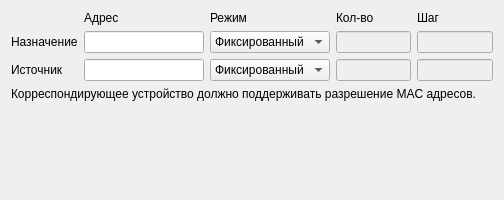
<?xml version="1.0" encoding="UTF-8"?>
<ui version="4.0">
 <class>mac</class>
 <widget class="QWidget" name="mac">
  <property name="geometry">
   <rect>
    <x>0</x>
    <y>0</y>
    <width>504</width>
    <height>200</height>
   </rect>
  </property>
  <property name="windowTitle">
   <string>Form</string>
  </property>
  <layout class="QGridLayout">
   <item row="0" column="1">
    <widget class="QLabel" name="label_6">
     <property name="text">
      <string>Адрес</string>
     </property>
    </widget>
   </item>
   <item row="0" column="2">
    <widget class="QLabel" name="label_2">
     <property name="text">
      <string>Режим</string>
     </property>
    </widget>
   </item>
   <item row="0" column="3">
    <widget class="QLabel" name="label_4">
     <property name="text">
      <string>Кол-во</string>
     </property>
    </widget>
   </item>
   <item row="0" column="4">
    <widget class="QLabel" name="label_5">
     <property name="text">
      <string>Шаг</string>
     </property>
    </widget>
   </item>
   <item row="1" column="0">
    <widget class="QLabel" name="label">
     <property name="text">
      <string>Назначение</string>
     </property>
    </widget>
   </item>
   <item row="1" column="1">
    <widget class="QLineEdit" name="leDstMac">
     <property name="minimumSize">
      <size>
       <width>120</width>
       <height>0</height>
      </size>
     </property>
     <property name="inputMask">
      <string>&gt;HH HH HH HH HH HH</string>
     </property>
     <property name="text">
      <string>     </string>
     </property>
    </widget>
   </item>
   <item row="1" column="2">
    <widget class="QComboBox" name="cmbDstMacMode">
     <item>
      <property name="text">
       <string>Фиксированный</string>
      </property>
     </item>
     <item>
      <property name="text">
       <string>Инкремент</string>
      </property>
     </item>
     <item>
      <property name="text">
       <string>Декремент</string>
      </property>
     </item>
     <item>
      <property name="text">
       <string>Разрешить</string>
      </property>
     </item>
    </widget>
   </item>
   <item row="1" column="3">
    <widget class="QLineEdit" name="leDstMacCount">
     <property name="enabled">
      <bool>false</bool>
     </property>
     <property name="text">
      <string/>
     </property>
     <property name="cursorPosition">
      <number>0</number>
     </property>
    </widget>
   </item>
   <item row="1" column="4">
    <widget class="QLineEdit" name="leDstMacStep">
     <property name="enabled">
      <bool>false</bool>
     </property>
     <property name="text">
      <string/>
     </property>
     <property name="cursorPosition">
      <number>0</number>
     </property>
    </widget>
   </item>
   <item row="2" column="0">
    <widget class="QLabel" name="label_3">
     <property name="text">
      <string>Источник</string>
     </property>
    </widget>
   </item>
   <item row="2" column="1">
    <widget class="QLineEdit" name="leSrcMac">
     <property name="inputMask">
      <string>&gt;HH HH HH HH HH HH</string>
     </property>
     <property name="text">
      <string>     </string>
     </property>
    </widget>
   </item>
   <item row="2" column="2">
    <widget class="QComboBox" name="cmbSrcMacMode">
     <item>
      <property name="text">
       <string>Фиксированный</string>
      </property>
     </item>
     <item>
      <property name="text">
       <string>Инкремент</string>
      </property>
     </item>
     <item>
      <property name="text">
       <string>Декремент</string>
      </property>
     </item>
     <item>
      <property name="text">
       <string>Разрешить</string>
      </property>
     </item>
    </widget>
   </item>
   <item row="2" column="3">
    <widget class="QLineEdit" name="leSrcMacCount">
     <property name="enabled">
      <bool>false</bool>
     </property>
     <property name="text">
      <string/>
     </property>
    </widget>
   </item>
   <item row="2" column="4">
    <widget class="QLineEdit" name="leSrcMacStep">
     <property name="enabled">
      <bool>false</bool>
     </property>
     <property name="text">
      <string/>
     </property>
     <property name="cursorPosition">
      <number>0</number>
     </property>
    </widget>
   </item>
   <item row="3" column="0" colspan="5">
    <widget class="QLabel" name="resolveInfo">
     <property name="text">
      <string>&lt;html&gt;&lt;head/&gt;&lt;body&gt;&lt;p&gt;Корреспондирующее устройство должно поддерживать разрешение MAC адресов.&lt;/p&gt;&lt;/body&gt;&lt;/html&gt;</string>
     </property>
     <property name="wordWrap">
      <bool>true</bool>
     </property>
    </widget>
   </item>
   <item row="4" column="0">
    <spacer>
     <property name="orientation">
      <enum>Qt::Vertical</enum>
     </property>
     <property name="sizeHint" stdset="0">
      <size>
       <width>20</width>
       <height>40</height>
      </size>
     </property>
    </spacer>
   </item>
  </layout>
 </widget>
 <resources/>
 <connections/>
</ui>
